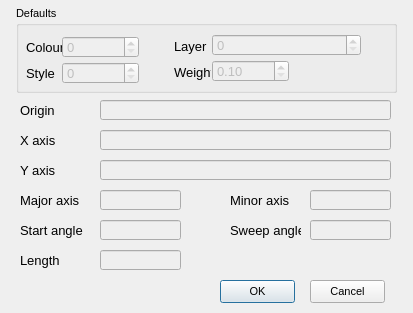
<?xml version="1.0" encoding="UTF-8"?>
<ui version="4.0">
 <class>EllipseVerify_Dialog</class>
 <widget class="QDialog" name="EllipseVerify_Dialog">
  <property name="geometry">
   <rect>
    <x>0</x>
    <y>0</y>
    <width>413</width>
    <height>313</height>
   </rect>
  </property>
  <property name="minimumSize">
   <size>
    <width>413</width>
    <height>313</height>
   </size>
  </property>
  <property name="maximumSize">
   <size>
    <width>413</width>
    <height>313</height>
   </size>
  </property>
  <property name="font">
   <font>
    <pointsize>8</pointsize>
   </font>
  </property>
  <property name="windowTitle">
   <string>Ellipse verify</string>
  </property>
  <widget class="QPushButton" name="_2">
   <property name="geometry">
    <rect>
     <x>310</x>
     <y>280</y>
     <width>75</width>
     <height>23</height>
    </rect>
   </property>
   <property name="text">
    <string>Cancel</string>
   </property>
   <property name="autoDefault">
    <bool>false</bool>
   </property>
  </widget>
  <widget class="QPushButton" name="_1">
   <property name="geometry">
    <rect>
     <x>220</x>
     <y>280</y>
     <width>75</width>
     <height>23</height>
    </rect>
   </property>
   <property name="text">
    <string>OK</string>
   </property>
   <property name="default">
    <bool>true</bool>
   </property>
  </widget>
  <widget class="QLabel" name="label_46">
   <property name="geometry">
    <rect>
     <x>20</x>
     <y>100</y>
     <width>71</width>
     <height>20</height>
    </rect>
   </property>
   <property name="font">
    <font>
     <pointsize>10</pointsize>
    </font>
   </property>
   <property name="text">
    <string>Origin</string>
   </property>
   <property name="alignment">
    <set>Qt::AlignLeading|Qt::AlignLeft|Qt::AlignVCenter</set>
   </property>
  </widget>
  <widget class="QLineEdit" name="_104">
   <property name="enabled">
    <bool>false</bool>
   </property>
   <property name="geometry">
    <rect>
     <x>100</x>
     <y>100</y>
     <width>291</width>
     <height>20</height>
    </rect>
   </property>
   <property name="font">
    <font>
     <family>Lucida Grande</family>
     <pointsize>10</pointsize>
    </font>
   </property>
   <property name="readOnly">
    <bool>true</bool>
   </property>
  </widget>
  <widget class="QLineEdit" name="_105">
   <property name="enabled">
    <bool>false</bool>
   </property>
   <property name="geometry">
    <rect>
     <x>100</x>
     <y>130</y>
     <width>291</width>
     <height>20</height>
    </rect>
   </property>
   <property name="font">
    <font>
     <family>Lucida Grande</family>
     <pointsize>10</pointsize>
    </font>
   </property>
   <property name="readOnly">
    <bool>true</bool>
   </property>
  </widget>
  <widget class="QLabel" name="label_47">
   <property name="geometry">
    <rect>
     <x>20</x>
     <y>130</y>
     <width>71</width>
     <height>20</height>
    </rect>
   </property>
   <property name="font">
    <font>
     <pointsize>10</pointsize>
    </font>
   </property>
   <property name="text">
    <string>X axis</string>
   </property>
   <property name="alignment">
    <set>Qt::AlignLeading|Qt::AlignLeft|Qt::AlignVCenter</set>
   </property>
  </widget>
  <widget class="QLineEdit" name="_106">
   <property name="enabled">
    <bool>false</bool>
   </property>
   <property name="geometry">
    <rect>
     <x>100</x>
     <y>160</y>
     <width>291</width>
     <height>20</height>
    </rect>
   </property>
   <property name="font">
    <font>
     <family>Lucida Grande</family>
     <pointsize>10</pointsize>
    </font>
   </property>
   <property name="readOnly">
    <bool>true</bool>
   </property>
  </widget>
  <widget class="QLabel" name="label_48">
   <property name="geometry">
    <rect>
     <x>20</x>
     <y>160</y>
     <width>71</width>
     <height>20</height>
    </rect>
   </property>
   <property name="font">
    <font>
     <pointsize>10</pointsize>
    </font>
   </property>
   <property name="text">
    <string>Y axis</string>
   </property>
   <property name="alignment">
    <set>Qt::AlignLeading|Qt::AlignLeft|Qt::AlignVCenter</set>
   </property>
  </widget>
  <widget class="QLineEdit" name="_107">
   <property name="enabled">
    <bool>false</bool>
   </property>
   <property name="geometry">
    <rect>
     <x>100</x>
     <y>190</y>
     <width>81</width>
     <height>20</height>
    </rect>
   </property>
   <property name="font">
    <font>
     <family>Lucida Grande</family>
     <pointsize>10</pointsize>
    </font>
   </property>
   <property name="readOnly">
    <bool>true</bool>
   </property>
  </widget>
  <widget class="QLabel" name="label_49">
   <property name="geometry">
    <rect>
     <x>20</x>
     <y>190</y>
     <width>71</width>
     <height>20</height>
    </rect>
   </property>
   <property name="font">
    <font>
     <pointsize>10</pointsize>
    </font>
   </property>
   <property name="text">
    <string>Major axis</string>
   </property>
   <property name="alignment">
    <set>Qt::AlignLeading|Qt::AlignLeft|Qt::AlignVCenter</set>
   </property>
  </widget>
  <widget class="QLabel" name="label_50">
   <property name="geometry">
    <rect>
     <x>230</x>
     <y>190</y>
     <width>71</width>
     <height>20</height>
    </rect>
   </property>
   <property name="font">
    <font>
     <pointsize>10</pointsize>
    </font>
   </property>
   <property name="text">
    <string>Minor axis</string>
   </property>
   <property name="alignment">
    <set>Qt::AlignLeading|Qt::AlignLeft|Qt::AlignVCenter</set>
   </property>
  </widget>
  <widget class="QLineEdit" name="_108">
   <property name="enabled">
    <bool>false</bool>
   </property>
   <property name="geometry">
    <rect>
     <x>310</x>
     <y>190</y>
     <width>81</width>
     <height>20</height>
    </rect>
   </property>
   <property name="font">
    <font>
     <family>Lucida Grande</family>
     <pointsize>10</pointsize>
    </font>
   </property>
   <property name="readOnly">
    <bool>true</bool>
   </property>
  </widget>
  <widget class="QLineEdit" name="_110">
   <property name="enabled">
    <bool>false</bool>
   </property>
   <property name="geometry">
    <rect>
     <x>310</x>
     <y>220</y>
     <width>81</width>
     <height>20</height>
    </rect>
   </property>
   <property name="font">
    <font>
     <family>Lucida Grande</family>
     <pointsize>10</pointsize>
    </font>
   </property>
   <property name="readOnly">
    <bool>true</bool>
   </property>
  </widget>
  <widget class="QLineEdit" name="_109">
   <property name="enabled">
    <bool>false</bool>
   </property>
   <property name="geometry">
    <rect>
     <x>100</x>
     <y>220</y>
     <width>81</width>
     <height>20</height>
    </rect>
   </property>
   <property name="font">
    <font>
     <family>Lucida Grande</family>
     <pointsize>10</pointsize>
    </font>
   </property>
   <property name="readOnly">
    <bool>true</bool>
   </property>
  </widget>
  <widget class="QLabel" name="label_51">
   <property name="geometry">
    <rect>
     <x>230</x>
     <y>220</y>
     <width>71</width>
     <height>20</height>
    </rect>
   </property>
   <property name="font">
    <font>
     <pointsize>10</pointsize>
    </font>
   </property>
   <property name="text">
    <string>Sweep angle</string>
   </property>
   <property name="alignment">
    <set>Qt::AlignLeading|Qt::AlignLeft|Qt::AlignVCenter</set>
   </property>
  </widget>
  <widget class="QLabel" name="label_52">
   <property name="geometry">
    <rect>
     <x>20</x>
     <y>220</y>
     <width>71</width>
     <height>20</height>
    </rect>
   </property>
   <property name="font">
    <font>
     <pointsize>10</pointsize>
    </font>
   </property>
   <property name="text">
    <string>Start angle</string>
   </property>
   <property name="alignment">
    <set>Qt::AlignLeading|Qt::AlignLeft|Qt::AlignVCenter</set>
   </property>
  </widget>
  <widget class="QLabel" name="label_53">
   <property name="geometry">
    <rect>
     <x>20</x>
     <y>250</y>
     <width>71</width>
     <height>20</height>
    </rect>
   </property>
   <property name="font">
    <font>
     <pointsize>10</pointsize>
    </font>
   </property>
   <property name="text">
    <string>Length</string>
   </property>
   <property name="alignment">
    <set>Qt::AlignLeading|Qt::AlignLeft|Qt::AlignVCenter</set>
   </property>
  </widget>
  <widget class="QLineEdit" name="_111">
   <property name="enabled">
    <bool>false</bool>
   </property>
   <property name="geometry">
    <rect>
     <x>100</x>
     <y>250</y>
     <width>81</width>
     <height>20</height>
    </rect>
   </property>
   <property name="font">
    <font>
     <family>Lucida Grande</family>
     <pointsize>10</pointsize>
    </font>
   </property>
   <property name="readOnly">
    <bool>true</bool>
   </property>
  </widget>
  <widget class="QGroupBox" name="groupBox">
   <property name="geometry">
    <rect>
     <x>16</x>
     <y>6</y>
     <width>381</width>
     <height>87</height>
    </rect>
   </property>
   <property name="title">
    <string>Defaults</string>
   </property>
   <widget class="QPushButton" name="_1002">
    <property name="enabled">
     <bool>false</bool>
    </property>
    <property name="geometry">
     <rect>
      <x>124</x>
      <y>55</y>
      <width>24</width>
      <height>24</height>
     </rect>
    </property>
    <property name="toolTip">
     <string>Select Style</string>
    </property>
    <property name="statusTip">
     <string/>
    </property>
    <property name="text">
     <string/>
    </property>
    <property name="icon">
     <iconset resource="../RealCAD.qrc">
      <normaloff>:/images/PROPERTIES-styles.svg</normaloff>:/images/PROPERTIES-styles.svg</iconset>
    </property>
    <property name="iconSize">
     <size>
      <width>20</width>
      <height>20</height>
     </size>
    </property>
    <property name="autoDefault">
     <bool>false</bool>
    </property>
    <property name="flat">
     <bool>true</bool>
    </property>
   </widget>
   <widget class="QLabel" name="label_103">
    <property name="geometry">
     <rect>
      <x>158</x>
      <y>56</y>
      <width>37</width>
      <height>20</height>
     </rect>
    </property>
    <property name="font">
     <font>
      <pointsize>10</pointsize>
     </font>
    </property>
    <property name="text">
     <string>Weight</string>
    </property>
   </widget>
   <widget class="QPushButton" name="_1001">
    <property name="enabled">
     <bool>false</bool>
    </property>
    <property name="geometry">
     <rect>
      <x>346</x>
      <y>28</y>
      <width>24</width>
      <height>24</height>
     </rect>
    </property>
    <property name="toolTip">
     <string>Select Layer</string>
    </property>
    <property name="statusTip">
     <string/>
    </property>
    <property name="text">
     <string/>
    </property>
    <property name="icon">
     <iconset resource="../RealCAD.qrc">
      <normaloff>:/images/PROPERTIES-layers.svg</normaloff>:/images/PROPERTIES-layers.svg</iconset>
    </property>
    <property name="iconSize">
     <size>
      <width>20</width>
      <height>20</height>
     </size>
    </property>
    <property name="flat">
     <bool>true</bool>
    </property>
   </widget>
   <widget class="QSpinBox" name="_102">
    <property name="enabled">
     <bool>false</bool>
    </property>
    <property name="geometry">
     <rect>
      <x>46</x>
      <y>56</y>
      <width>77</width>
      <height>22</height>
     </rect>
    </property>
    <property name="font">
     <font>
      <family>Lucida Grande</family>
      <pointsize>10</pointsize>
     </font>
    </property>
    <property name="maximum">
     <number>255</number>
    </property>
   </widget>
   <widget class="QLabel" name="label_100">
    <property name="geometry">
     <rect>
      <x>10</x>
      <y>31</y>
      <width>39</width>
      <height>20</height>
     </rect>
    </property>
    <property name="font">
     <font>
      <pointsize>10</pointsize>
     </font>
    </property>
    <property name="text">
     <string>Colour</string>
    </property>
   </widget>
   <widget class="QLabel" name="label_102">
    <property name="geometry">
     <rect>
      <x>10</x>
      <y>57</y>
      <width>37</width>
      <height>20</height>
     </rect>
    </property>
    <property name="font">
     <font>
      <pointsize>10</pointsize>
     </font>
    </property>
    <property name="text">
     <string>Style</string>
    </property>
   </widget>
   <widget class="QPushButton" name="_1000">
    <property name="enabled">
     <bool>false</bool>
    </property>
    <property name="geometry">
     <rect>
      <x>124</x>
      <y>29</y>
      <width>24</width>
      <height>24</height>
     </rect>
    </property>
    <property name="toolTip">
     <string>Select Colour</string>
    </property>
    <property name="text">
     <string/>
    </property>
    <property name="icon">
     <iconset resource="../RealCAD.qrc">
      <normaloff>:/images/PROPERTIES-colours.svg</normaloff>:/images/PROPERTIES-colours.svg</iconset>
    </property>
    <property name="iconSize">
     <size>
      <width>20</width>
      <height>20</height>
     </size>
    </property>
    <property name="autoDefault">
     <bool>false</bool>
    </property>
    <property name="flat">
     <bool>true</bool>
    </property>
   </widget>
   <widget class="QSpinBox" name="_100">
    <property name="enabled">
     <bool>false</bool>
    </property>
    <property name="geometry">
     <rect>
      <x>46</x>
      <y>30</y>
      <width>77</width>
      <height>22</height>
     </rect>
    </property>
    <property name="font">
     <font>
      <family>Lucida Grande</family>
      <pointsize>10</pointsize>
     </font>
    </property>
    <property name="specialValueText">
     <string/>
    </property>
    <property name="maximum">
     <number>255</number>
    </property>
   </widget>
   <widget class="WeightSpinBox" name="_103">
    <property name="enabled">
     <bool>false</bool>
    </property>
    <property name="geometry">
     <rect>
      <x>196</x>
      <y>54</y>
      <width>77</width>
      <height>22</height>
     </rect>
    </property>
    <property name="font">
     <font>
      <family>Lucida Grande</family>
      <pointsize>10</pointsize>
     </font>
    </property>
    <property name="specialValueText">
     <string/>
    </property>
    <property name="minimum">
     <double>0.100000000000000</double>
    </property>
    <property name="maximum">
     <double>3.000000000000000</double>
    </property>
    <property name="singleStep">
     <double>0.100000000000000</double>
    </property>
   </widget>
   <widget class="LayerSpinBox" name="_101">
    <property name="enabled">
     <bool>false</bool>
    </property>
    <property name="geometry">
     <rect>
      <x>196</x>
      <y>28</y>
      <width>149</width>
      <height>22</height>
     </rect>
    </property>
    <property name="font">
     <font>
      <family>Lucida Grande</family>
      <pointsize>10</pointsize>
     </font>
    </property>
    <property name="suffix">
     <string/>
    </property>
    <property name="maximum">
     <number>2049</number>
    </property>
   </widget>
   <widget class="QPushButton" name="_1003">
    <property name="enabled">
     <bool>false</bool>
    </property>
    <property name="geometry">
     <rect>
      <x>274</x>
      <y>54</y>
      <width>24</width>
      <height>24</height>
     </rect>
    </property>
    <property name="toolTip">
     <string>Select Weight</string>
    </property>
    <property name="statusTip">
     <string/>
    </property>
    <property name="text">
     <string/>
    </property>
    <property name="icon">
     <iconset resource="../RealCAD.qrc">
      <normaloff>:/images/PROPERTIES-weights.svg</normaloff>:/images/PROPERTIES-weights.svg</iconset>
    </property>
    <property name="iconSize">
     <size>
      <width>20</width>
      <height>20</height>
     </size>
    </property>
    <property name="flat">
     <bool>true</bool>
    </property>
   </widget>
   <widget class="QLabel" name="label_101">
    <property name="geometry">
     <rect>
      <x>158</x>
      <y>30</y>
      <width>33</width>
      <height>20</height>
     </rect>
    </property>
    <property name="font">
     <font>
      <pointsize>10</pointsize>
     </font>
    </property>
    <property name="text">
     <string>Layer</string>
    </property>
   </widget>
  </widget>
 </widget>
 <customwidgets>
  <customwidget>
   <class>WeightSpinBox</class>
   <extends>QDoubleSpinBox</extends>
   <header>../RealCADQt/source/weightspinbox.h</header>
  </customwidget>
  <customwidget>
   <class>LayerSpinBox</class>
   <extends>QSpinBox</extends>
   <header>../RealCADQt/source/layerspinbox.h</header>
  </customwidget>
 </customwidgets>
 <resources>
  <include location="../RealCAD.qrc"/>
 </resources>
 <connections/>
</ui>
